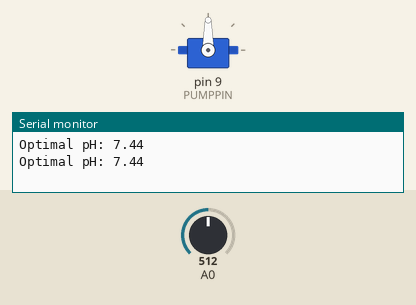
Recording of a sketch running on a simulated Arduino Uno, built with avr-gcc and run on an emulated ATmega328P. Shown: servo, the last lines printed to the serial monitor. The test bench sets the inputs (shaded band); at power-on: A0 = 512.

Above: at 6.3 s.
6.4 s: A0 set to 499
12.7 s: A0 set to 470
At 18.1 s:
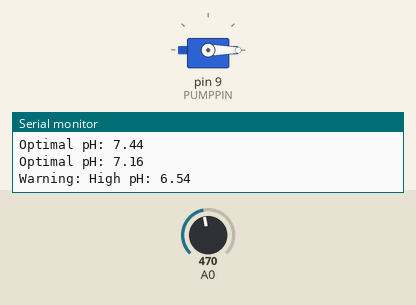
18.8 s: A0 set to 511
At 23.5 s:
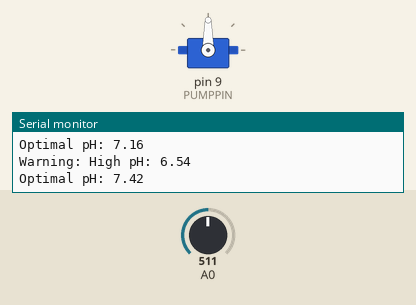
24.9 s: A0 set to 306
At 28.9 s:
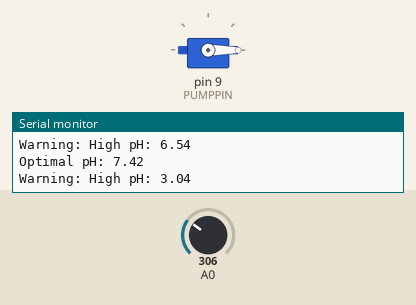
Timing chart, 0 to 30.4 s (numbered marks = the images above; inputs shaded):
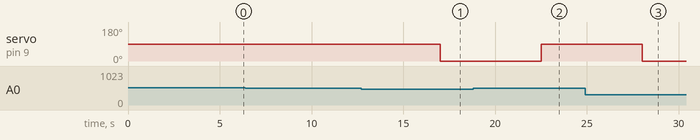

The sketch:

pH_1.ino
```cpp
#include "Servo.h"
#define PUMPPIN 9 //peristatic pump control pin, arduino digital pin
#define waitTime 5000 //interval time(ms) between every state
Servo myservo;
int value = 0;
float voltage;
float current;
float pH;
unsigned long sleepTime; //interval of time in sleep


void setup() {
  // setup serial monitor and pump
  Serial.begin(9600);
  sleepTime = 50000; //set sleep time for 50 seconds
  myservo.attach(PUMPPIN);

}

void loop() {

  value = analogRead(A0); //Read analog input at A0
  voltage = value * 5.0/1024.0; //calculating voltage
  pH = (7*(5*voltage-4))/8; //calculating pH

  if (6.9 > pH) {
    Serial.print("Warning: High pH: ");
    Serial.println(pH, 2);
    delay(500);
    myservo.write(0); //clockwise maximum speed rotation
    delay(waitTime);
    }
  else if (6.9 <= pH <= 7.1) {
    Serial.print("Optimal pH: ");
    Serial.println(pH, 2);
    delay(500);
    myservo.write(90); //stop pump
    delay(waitTime);
    }
  else if (pH > 7.1) {
    Serial.print("Warning: Low pH ");
    Serial.println(pH, 2);
    delay(500);
    myservo.write(90); //stop pump
    delay(waitTime);
  }
  else {
     Serial.print("Error: Invalid Voltage Reading");
     delay(500);
     myservo.write(90); //stop pump
     delay(waitTime);
    }
}
```

Measured:
- the behaviour switches between 487 and 486 on A0 (found by bisection; images 0 and 1)
- after the input at 12.7 s, servo on pin 9 (PUMPPIN): 90° → 0° after 4.3 s
- after the input at 18.8 s, servo on pin 9 (PUMPPIN): 0° → 90° after 3.7 s
- after the input at 24.9 s, servo on pin 9 (PUMPPIN): 90° → 0° after 3.1 s
